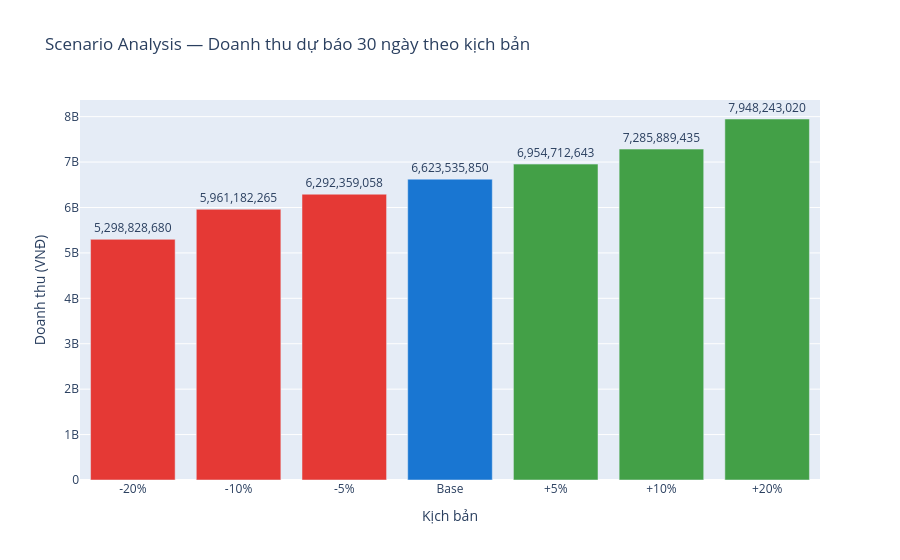

The cell this chart's notebook holds for it:
### Code cell
# Bar chart kịch bản toàn viện
colors = [
    "#e53935" if s["change_percent"] < 0
    else "#1976d2" if s["change_percent"] == 0
    else "#43a047"
    for s in scenarios
]

fig = go.Figure(go.Bar(
    x=[s["label"] for s in scenarios],
    y=[s["monthly_total"] for s in scenarios],
    marker_color=colors,
    text=[f"{s['monthly_total']:,.0f}" for s in scenarios],
    textposition="outside",
))
fig.update_layout(
    title="Scenario Analysis — Doanh thu dự báo 30 ngày theo kịch bản",
    yaxis_title="Doanh thu (VNĐ)",
    xaxis_title="Kịch bản",
    uniformtext_minsize=9,
)
fig.show()

### Figure 1 — Plotly figure (JSON) as saved in the notebook; plotly's stock layout.template omitted (floating-point values rounded to 4 significant figures)
{"data": [{"marker": {"color": ["#e53935", "#e53935", "#e53935", "#1976d2", "#43a047", "#43a047", "#43a047"]}, "text": ["5,298,828,680", "5,961,182,265", "6,292,359,058", "6,623,535,850", "6,954,712,643", "7,285,889,435", "7,948,243,020"], "textposition": "outside", "type": "bar", "x": ["-20%", "-10%", "-5%", "Base", "+5%", "+10%", "+20%"], "y": [5298828680, 5961182265, 6292359058, 6623535850, 6954712643, 7285889435, 7948243020]}], "layout": {"title": {"text": "Scenario Analysis — Doanh thu dự báo 30 ngày theo kịch bản"}, "uniformtext": {"minsize": 9}, "xaxis": {"title": {"text": "Kịch bản"}}, "yaxis": {"title": {"text": "Doanh thu (VNĐ)"}}}}
